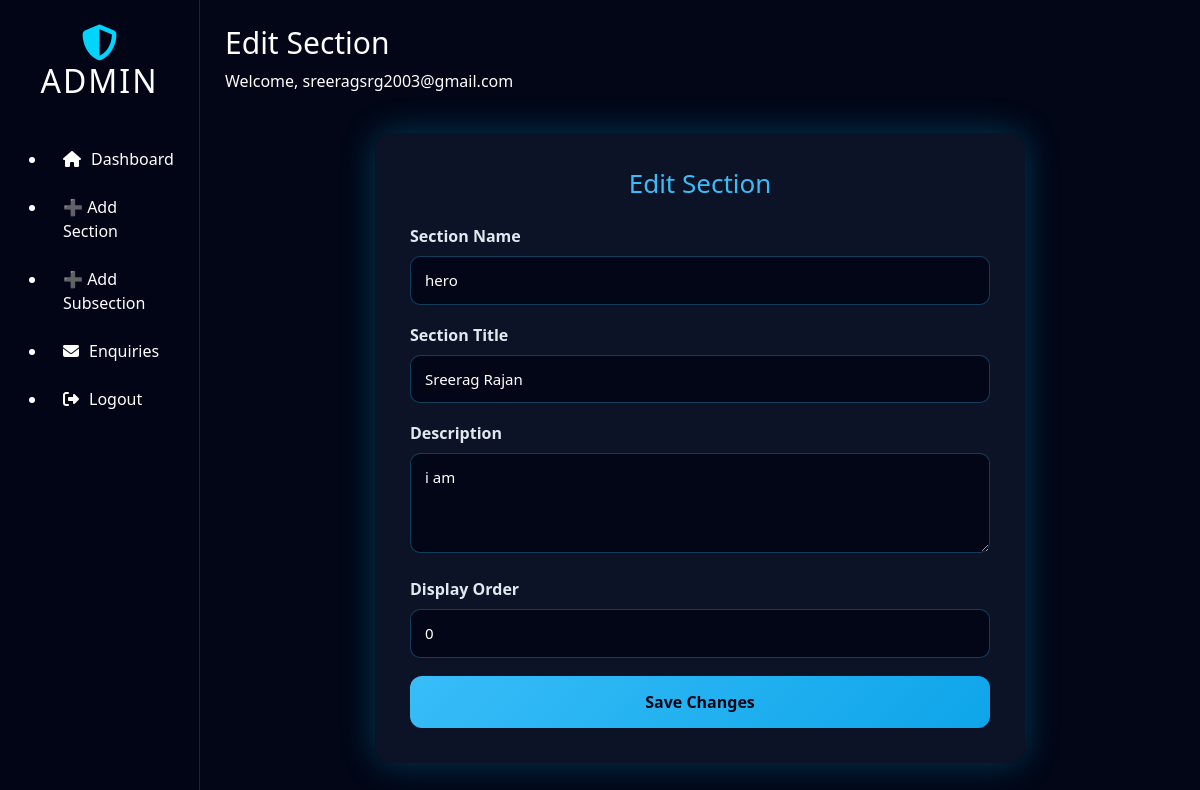
The app's page /admin/sections/edit/2 (signed in), older data.
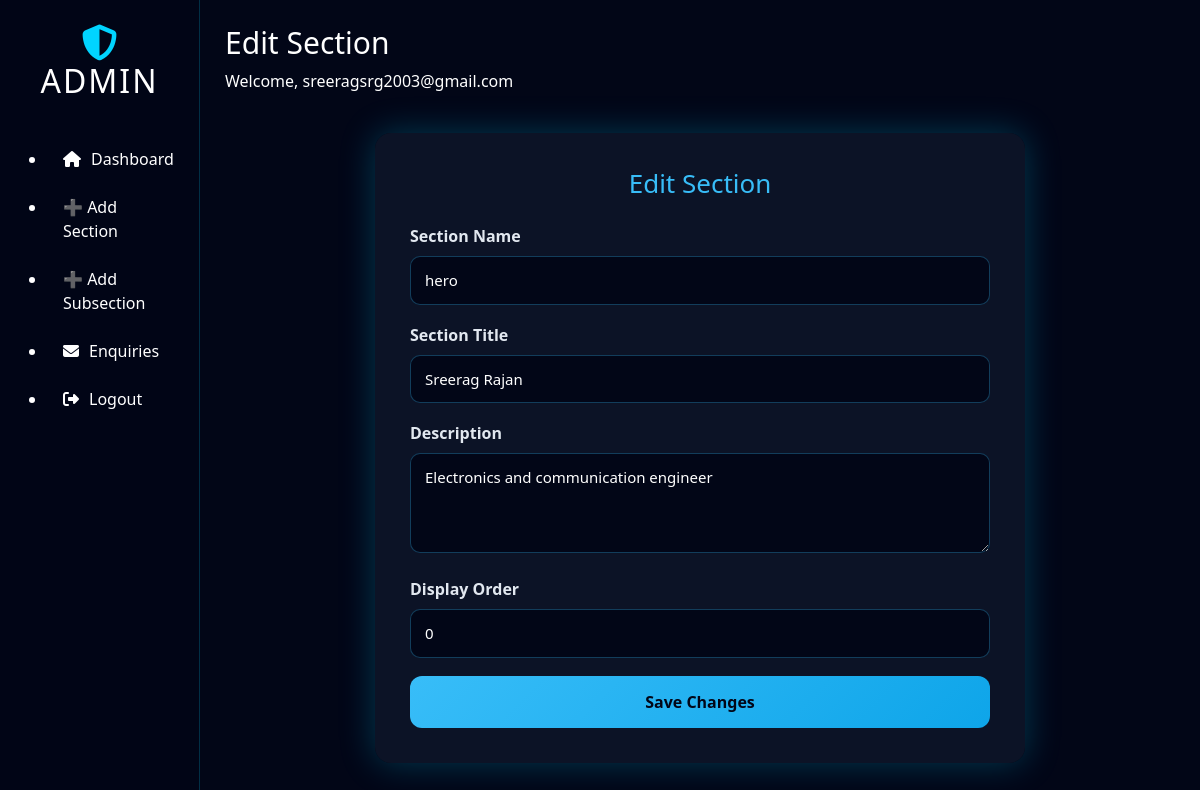
The same page, newer data.
### models.py (models this page shows)
class SectionHead(db.Model):
    __tablename__ = "section_head"
    id = db.Column(db.Integer, primary_key=True)
    section_name = db.Column(db.String(100), unique=True, nullable=False)
    section_title = db.Column(db.String(200), nullable=False)
    section_description = db.Column(db.Text)
    display_order = db.Column(db.Integer, default=0)
    items = db.relationship("SectionBody", backref="section", cascade="all, delete",
                            order_by="SectionBody.item_order")

### admin/routes.py (the view, shortened to what this page needs)
@admin_bp.route("/sections/edit/<int:id>", methods=["GET", "POST"])
@login_required
def edit_section(id):
    section = SectionHead.query.get_or_404(id)
    return render_template("edit_section.html", section=section)

### admin/routes.py (called while the page is built)
def login_required(f):
    from functools import wraps
    @wraps(f)
    def wrapper(*args, **kwargs):
        if "admin_id" not in session:
            return redirect(url_for("admin.login"))
        return f(*args, **kwargs)
    return wrapper

### templates/edit_section.html
{% extends "admin_layout.html" %}
{% set page_title = "Edit Section" %}
{% block content %}
<div class="admin-form-wrapper">
    <h2>Edit Section</h2>
    <form method="POST">
        <div class="form-group">
            <label>Section Name</label>
            <input type="text" name="section_name" value="{{ section.section_name }}" required>
        </div>
        <div class="form-group">
            <label>Section Title</label>
            <input type="text" name="section_title" value="{{ section.section_title }}" required>
        </div>
        <div class="form-group">
            <label>Description</label>
            <textarea name="section_description">{{ section.section_description }}</textarea>
        </div>
        <div class="form-group">
            <label>Display Order</label>
            <input type="number" name="display_order" value="{{ section.display_order }}" required>
        </div>
        <button type="submit" class="submit-btn">Save Changes</button>
    </form>
</div>
{% endblock %}

### templates/admin_layout.html (shortened to what this page needs)
<!DOCTYPE html>
<html lang="en">
<head>
    <link href="https://cdn.jsdelivr.net/npm/bootstrap@5.3.3/dist/css/bootstrap.min.css" rel="stylesheet">
    <link rel="stylesheet" href="{{ url_for('static', filename='css/admin_dashboard.css') }}">
    <link rel="stylesheet" href="{{ url_for('static', filename='css/admin_forms.css') }}">
    <link rel="stylesheet" href="https://cdnjs.cloudflare.com/ajax/libs/font-awesome/6.6.0/css/all.min.css">
</head>
<body class="admin-body">
    <div class="container-fluid min-vh-100">
        <div class="row min-vh-100">
            <aside id="sidebarMenu" class="col-md-3 col-lg-2 sidebar collapse d-md-block">
                <div class="sidebar-header">
                    <i class="fas fa-shield-alt logo-icon"></i>
                    <h2>ADMIN</h2>
                </div>
                <ul class="sidebar-menu">
                    <li>
                        <a href="{{ url_for('admin.dashboard') }}"
                            class="{% if active=='dashboard' %}active{% endif %}">
                            <i class="fas fa-home"></i> Dashboard
                        </a>
                    </li>
                    <li>
                        <a href="{{ url_for('admin.add_section_head') }}">
                            ➕ Add Section
                        </a>
                    </li>
                    <li>
                        <a href="{{ url_for('admin.add_subsection') }}">
                            ➕ Add Subsection
                        </a>
                    </li>
                    <li>
                        <a href="{{ url_for('admin.enquiries') }}">
                            <i class="fas fa-envelope"></i> Enquiries
                        </a>
                    </li>
                    <li>
                        <a href="{{ url_for('admin.logout') }}" class="logout-btn">
                            <i class="fas fa-sign-out-alt"></i> Logout
                        </a>
                    </li>
                </ul>
            </aside>
            <main class="col-md-9 col-lg-10 main-content">
                <header class="admin-header">
                    <h1>{{ page_title }}</h1>
                    <p>Welcome, {{ session['admin_username'] }}</p>
                </header>
                <section class="content-section">
                    {% block content %}{% endblock %}
                </section>
            </main>
        </div>
    </div>
</body>
</html>

### static/css/admin_dashboard.css (style rules this page uses)
* { margin: 0; padding: 0; box-sizing: border-box; }
body.admin-body { background: #020617; color: #ffffff; min-height: 100vh; font-family: 'Segoe UI', Tahoma, Geneva, Verdana, sans-serif; }
.sidebar { background: rgba(2, 6, 23, 0.95); min-height: 100vh; border-right: 1px solid rgba(0, 212, 255, 0.2); padding: 25px 15px; }
.sidebar-header { text-align: center; margin-bottom: 35px; }
.logo-icon { font-size: 36px; color: #00d4ff; }
.sidebar-header h2 { color: #ffffff; letter-spacing: 2px; }
.sidebar-menu a { display: flex; align-items: center; gap: 10px; padding: 12px 16px; color: #ffffff !important; text-decoration: none; border-radius: 10px; transition: 0.3s ease; font-weight: 500; }
.main-content { padding: 25px; }
.admin-header h1 { font-size: 30px; color: #ffffff !important; }
.admin-header p { color: #ffffff !important; }

### static/css/admin_forms.css (style rules this page uses)
.admin-form-wrapper { max-width: 650px; margin: 40px auto; padding: 35px; background: rgba(15, 23, 42, 0.85); border-radius: 16px; box-shadow: 0 0 35px rgba(0, 212, 255, 0.25); backdrop-filter: blur(8px); animation: fadeIn 0.4s ease-in-out; }
.admin-form-wrapper h2 { text-align: center; font-size: 26px; color: #38bdf8; margin-bottom: 25px; }
.form-group { margin-bottom: 18px; }
.form-group label { font-weight: 600; margin-bottom: 8px; display: block; color: #e2e8f0; }
.form-group input, .form-group select, .form-group textarea { width: 100%; padding: 12px 14px; font-size: 15px; border-radius: 10px; border: 1px solid rgba(56, 189, 248, 0.3); background: rgba(2, 6, 23, 0.9); color: #ffffff; transition: 0.3s ease; }
.form-group textarea { min-height: 100px; resize: vertical; }
.submit-btn { width: 100%; padding: 14px; background: linear-gradient(135deg, #38bdf8, #0ea5e9); border: none; border-radius: 12px; font-size: 16px; font-weight: 700; cursor: pointer; color: #020617; transition: 0.25s ease-in-out; }

Row changes from the older to the newer data that the page shows:
changed SectionHead "hero": section_description "i am" → "Electronics and communication engineer"
